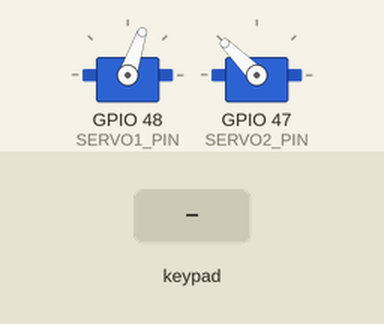
The program below on a simulated ESP32-S3. On the bench: 2 × servo. The test bench sets the inputs (shaded band). What the program prints to the serial monitor is not drawn.

Above: at 4.2 s.
4.3 s: key 'U' pressed
At 5.2 s:
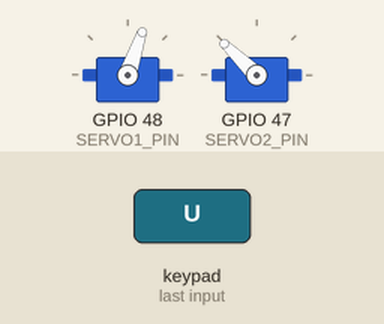
5.8 s: key 'L' pressed
At 6.6 s:
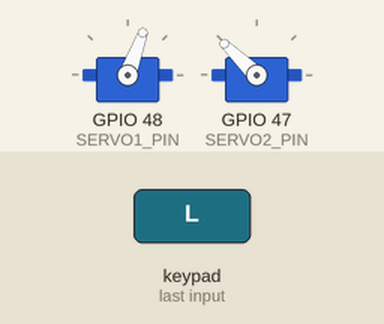
7.3 s: key 'U' pressed
At 7.9 s:
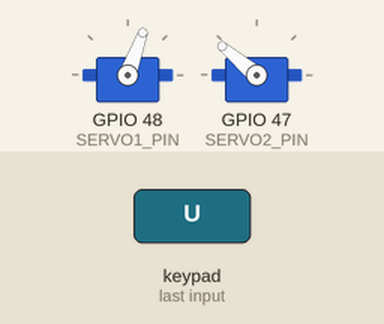
8.8 s: key 'D' pressed
At 9.2 s:
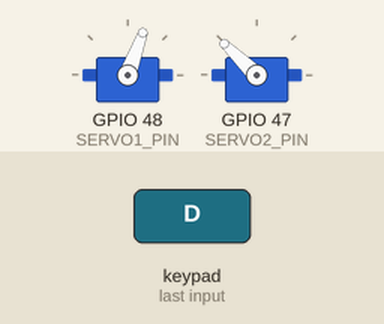
Timing chart, 0 to 11.3 s (numbered marks = the images above; inputs shaded):
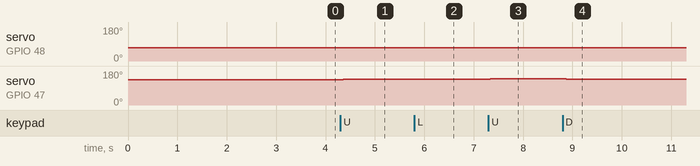

The program:

main.cpp
```cpp
/*
 * 未来科技盒 3.0 - PS2手柄控制云台
 *
 * 云台接线标准（已校准）：
 *   S1 (GPIO48) = 云台底部舵机（水平旋转）
 *   S2 (GPIO47) = 云台顶部舵机（俯仰）
 *
 * S1 底部: 居中143°, 最小14°, 最大270°
 * S2 顶部: 居中270°, 最小180°, 最大360°
 *
 * 操作：
 *   左摇杆 左/右 → S1 水平旋转
 *   右摇杆 上/下 → S2 俯仰
 *   十字键 左/右 → S1 精确±3°
 *   十字键 上/下 → S2 精确±3°
 *   L1/R1       → 云台回中
 */

#include <Arduino.h>
#include <ESP32Servo.h>
#include "PS2X_lib.h"
#include "pins.h"

PS2X ps2x;
Servo servo1;  // S1 底部
Servo servo2;  // S2 顶部
int ps2Error = 1;

// ==================== 云台参数（实测校准）====================
// S1 底部水平: GPIO48
#define S1_CENTER 143
#define S1_MIN    14
#define S1_MAX    270

// S2 顶部俯仰: GPIO47
#define S2_CENTER 270
#define S2_MIN    180
#define S2_MAX    360

int s1Angle = S1_CENTER;
int s2Angle = S2_CENTER;

const int DEAD_ZONE = 30;

// 角度→脉宽映射
// 这些舵机行程超过180°，使用 writeMicroseconds
// 假设 500μs=0°, 2500μs=360°（全量程线性）
// 可微调这两个值来校准
#define PWM_MIN_US  500
#define PWM_MAX_US  2500
#define ANGLE_FULL  360   // 脉宽全量程对应的角度

int angleToUs(int angle) {
  return map(angle, 0, ANGLE_FULL, PWM_MIN_US, PWM_MAX_US);
}

// 空闲保护
unsigned long lastMoveTime = 0;
const unsigned long IDLE_TIMEOUT = 3000;
bool servosAttached = true;

// PS2 定时器
hw_timer_t *time_ps2 = NULL;
volatile int leftX = 128;
volatile int rightY = 128;
volatile bool btnL1 = false;
volatile bool btnR1 = false;
volatile bool btnUp = false;
volatile bool btnDown = false;
volatile bool btnLeft = false;
volatile bool btnRight = false;

void IRAM_ATTR func_ps2() {
  ps2x.read_gamepad(false, 0);
  leftX = ps2x.Analog(PSS_LX);
  rightY = ps2x.Analog(PSS_RY);
  btnL1 = ps2x.Button(PSB_L1);
  btnR1 = ps2x.Button(PSB_R1);
  btnUp = ps2x.ButtonPressed(PSB_PAD_UP);
  btnDown = ps2x.ButtonPressed(PSB_PAD_DOWN);
  btnLeft = ps2x.ButtonPressed(PSB_PAD_LEFT);
  btnRight = ps2x.ButtonPressed(PSB_PAD_RIGHT);
}

void ensureAttached() {
  if (!servosAttached) {
    servo1.attach(SERVO1_PIN, PWM_MIN_US, PWM_MAX_US);
    servo2.attach(SERVO2_PIN, PWM_MIN_US, PWM_MAX_US);
    servosAttached = true;
  }
}

void writeServos() {
  servo1.writeMicroseconds(angleToUs(s1Angle));
  servo2.writeMicroseconds(angleToUs(s2Angle));
}

void setup() {
  Serial.begin(115200);
  delay(2000);

  Serial.println("==========================================");
  Serial.println("  PS2 云台控制（校准版）");
  Serial.println("  S1(GPIO48 底部): 中143°, 14°~270°");
  Serial.println("  S2(GPIO47 顶部): 中270°, 180°~360°");
  Serial.println("==========================================");

  servo1.attach(SERVO1_PIN, PWM_MIN_US, PWM_MAX_US);
  servo2.attach(SERVO2_PIN, PWM_MIN_US, PWM_MAX_US);
  writeServos();
  lastMoveTime = millis();
  Serial.printf("初始: S1=%d° (%dμs), S2=%d° (%dμs)\n",
                s1Angle, angleToUs(s1Angle), s2Angle, angleToUs(s2Angle));

  // 连接 PS2
  Serial.println("\n连接手柄...");
  int tryNum = 0;
  while (ps2Error != 0 && tryNum < 5) {
    delay(1000);
    ps2Error = ps2x.config_gamepad(PS2_CLK, PS2_CMD, PS2_CS, PS2_DAT, false, false);
    tryNum++;
    if (ps2Error == 0) Serial.println("✅ 手柄连接成功！");
    else Serial.printf("  第%d次失败(%d)\n", tryNum, ps2Error);
  }

  if (ps2Error == 0) {
    Serial.println("--------------------------------------------");
    Serial.println("  左摇杆 左/右 → S1 水平");
    Serial.println("  右摇杆 上/下 → S2 俯仰");
    Serial.println("  十字键       → 精确±3°");
    Serial.println("  L1/R1       → 回中");
    Serial.println("--------------------------------------------");

    time_ps2 = timerBegin(1, 80, true);
    timerAttachInterrupt(time_ps2, &func_ps2, true);
    timerAlarmWrite(time_ps2, 50000, true);
    timerAlarmEnable(time_ps2);
  } else {
    Serial.println("❌ 手柄连接失败！");
  }
}

void loop() {
  if (ps2Error != 0) { delay(1000); return; }

  bool updated = false;

  // --- 左摇杆 X轴 → S1 水平 ---
  int lx = leftX;
  if (lx < (128 - DEAD_ZONE)) {
    int speed = map(lx, 128 - DEAD_ZONE, 0, 0, 3);
    s1Angle -= speed;
    updated = true;
  } else if (lx > (128 + DEAD_ZONE)) {
    int speed = map(lx, 128 + DEAD_ZONE, 255, 0, 3);
    s1Angle += speed;
    updated = true;
  }

  // --- 右摇杆 Y轴 → S2 俯仰 ---
  int ry = rightY;
  if (ry < (128 - DEAD_ZONE)) {
    int speed = map(ry, 128 - DEAD_ZONE, 0, 0, 3);
    s2Angle += speed;
    updated = true;
  } else if (ry > (128 + DEAD_ZONE)) {
    int speed = map(ry, 128 + DEAD_ZONE, 255, 0, 3);
    s2Angle -= speed;
    updated = true;
  }

  // --- 十字键 ---
  if (btnLeft)  { s1Angle -= 3; updated = true; }
  if (btnRight) { s1Angle += 3; updated = true; }
  if (btnUp)    { s2Angle += 3; updated = true; }
  if (btnDown)  { s2Angle -= 3; updated = true; }

  // --- L1/R1 回中 ---
  if (btnL1 || btnR1) {
    s1Angle = S1_CENTER;
    s2Angle = S2_CENTER;
    updated = true;
    Serial.printf(">>> 回中: S1=%d°, S2=%d°\n", S1_CENTER, S2_CENTER);
  }

  // --- 限位 ---
  s1Angle = constrain(s1Angle, S1_MIN, S1_MAX);
  s2Angle = constrain(s2Angle, S2_MIN, S2_MAX);

  // --- 写入舵机 ---
  if (updated) {
    ensureAttached();
    writeServos();
    lastMoveTime = millis();
  }

  // --- 空闲保护 ---
  if (servosAttached && (millis() - lastMoveTime > IDLE_TIMEOUT)) {
    servo1.detach();
    servo2.detach();
    servosAttached = false;
    Serial.printf("⚡ 空闲分离（S1=%d°, S2=%d°）\n", s1Angle, s2Angle);
  }

  // --- 打印 ---
  static unsigned long lastPrint = 0;
  if (millis() - lastPrint > 500 && updated) {
    Serial.printf("S1: %3d°  |  S2: %3d°\n", s1Angle, s2Angle);
    lastPrint = millis();
  }

  delay(30);
}
```

pins.h
```cpp
#ifndef PINS_H
#define PINS_H

// PS2 手柄引脚
#define PS2_CLK   41
#define PS2_CMD   9
#define PS2_CS    42
#define PS2_DAT   10

// 舵机引脚（云台）
#define SERVO1_PIN  48  // S1 底部水平旋转舵机
#define SERVO2_PIN  47  // S2 顶部俯仰舵机

// 按键引脚
#define KEY_A   21
#define KEY_B   0

#endif
```

Measured:
- after the input at 4.3 s, servo on GPIO 47 (SERVO2_PIN): 135° → 136° after 0.06 s
- after the input at 5.8 s, servo on GPIO 48 (SERVO1_PIN): 71° → 70° after 0.06 s
- after the input at 7.3 s, servo on GPIO 47 (SERVO2_PIN): 136° → 140° at once
- after the input at 8.8 s, servo on GPIO 47 (SERVO2_PIN): 140° → 136° at once
